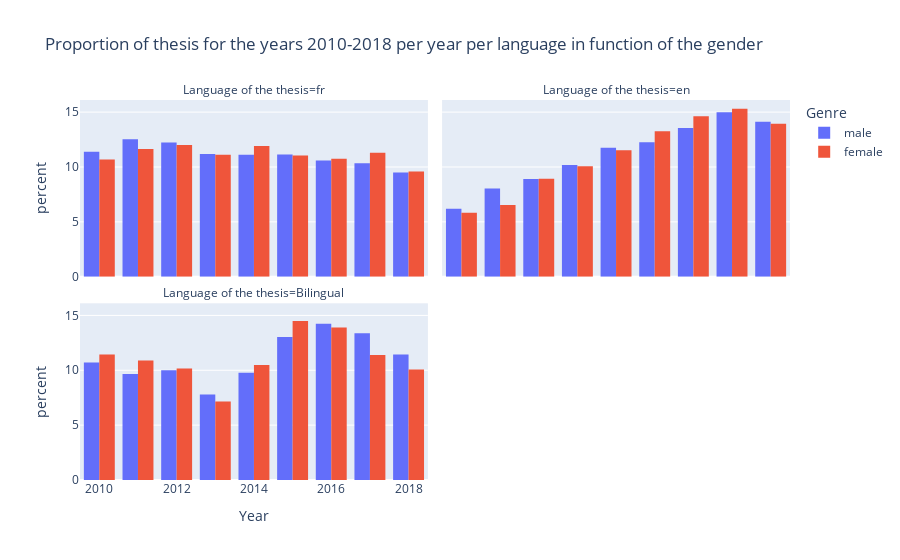
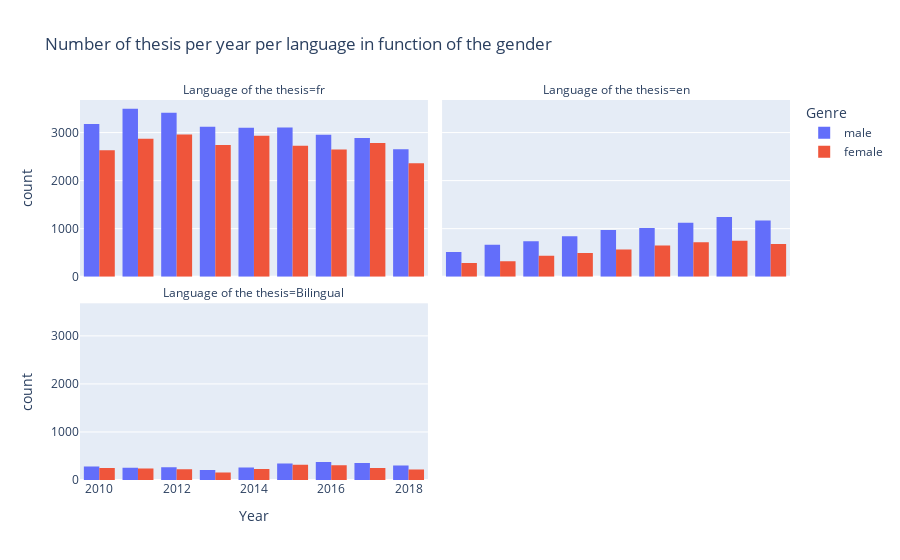

The cell these charts' notebook holds for them, in order:
### Code cell
# histogram of the number of thesis per year per language and gender in phd_langue_2010s_gender with plotly
fig = px.histogram(phd_langue_2010s_gender,histnorm="percent", x="Year", color="Genre", barmode="group", title="Proportion of thesis for the years 2010-2018 per year per language in function of the gender", facet_col="Langue.de.la.these", facet_col_wrap=2, labels={"Year": "Year", "count": "Number of thesis", "Langue.de.la.these": "Language of the thesis"})
fig.show()
fig = px.histogram(phd_langue_2010s_gender, x="Year", color="Genre", barmode="group", title="Number of thesis per year per language in function of the gender", facet_col="Langue.de.la.these", facet_col_wrap=2, labels={"Year": "Year", "count": "Number of thesis", "Langue.de.la.these": "Language of the thesis"})
fig.show()

### Figure 1 — Plotly figure (JSON) as saved in the notebook; plotly's stock layout.template omitted (floating-point values rounded to 4 significant figures; data arrays with more than 128 entries replaced by an {"elided": "..."} marker saying what was removed)
{"data": [{"alignmentgroup": "True", "bingroup": "x", "histnorm": "percent", "hovertemplate": "Genre=male<br>Language of the thesis=fr<br>Year=%{x}<br>percent=%{y}<extra></extra>", "legendgroup": "male", "marker": {"color": "#636efa", "pattern": {"shape": ""}}, "name": "male", "offsetgroup": "male", "orientation": "v", "showlegend": true, "type": "histogram", "x": {"elided": "27907 int values"}, "xaxis": "x3", "yaxis": "y3"}, {"alignmentgroup": "True", "bingroup": "x", "histnorm": "percent", "hovertemplate": "Genre=male<br>Language of the thesis=en<br>Year=%{x}<br>percent=%{y}<extra></extra>", "legendgroup": "male", "marker": {"color": "#636efa", "pattern": {"shape": ""}}, "name": "male", "offsetgroup": "male", "orientation": "v", "showlegend": false, "type": "histogram", "x": {"elided": "8286 int values"}, "xaxis": "x4", "yaxis": "y4"}, {"alignmentgroup": "True", "bingroup": "x", "histnorm": "percent", "hovertemplate": "Genre=male<br>Language of the thesis=Bilingual<br>Year=%{x}<br>percent=%{y}<extra></extra>", "legendgroup": "male", "marker": {"color": "#636efa", "pattern": {"shape": ""}}, "name": "male", "offsetgroup": "male", "orientation": "v", "showlegend": false, "type": "histogram", "x": {"elided": "2641 int values"}, "xaxis": "x", "yaxis": "y"}, {"alignmentgroup": "True", "bingroup": "x", "histnorm": "percent", "hovertemplate": "Genre=female<br>Language of the thesis=fr<br>Year=%{x}<br>percent=%{y}<extra></extra>", "legendgroup": "female", "marker": {"color": "#EF553B", "pattern": {"shape": ""}}, "name": "female", "offsetgroup": "female", "orientation": "v", "showlegend": true, "type": "histogram", "x": {"elided": "24654 int values"}, "xaxis": "x3", "yaxis": "y3"}, {"alignmentgroup": "True", "bingroup": "x", "histnorm": "percent", "hovertemplate": "Genre=female<br>Language of the thesis=en<br>Year=%{x}<br>percent=%{y}<extra></extra>", "legendgroup": "female", "marker": {"color": "#EF553B", "pattern": {"shape": ""}}, "name": "female", "offsetgroup": "female", "orientation": "v", "showlegend": false, "type": "histogram", "x": {"elided": "4889 int values"}, "xaxis": "x4", "yaxis": "y4"}, {"alignmentgroup": "True", "bingroup": "x", "histnorm": "percent", "hovertemplate": "Genre=female<br>Language of the thesis=Bilingual<br>Year=%{x}<br>percent=%{y}<extra></extra>", "legendgroup": "female", "marker": {"color": "#EF553B", "pattern": {"shape": ""}}, "name": "female", "offsetgroup": "female", "orientation": "v", "showlegend": false, "type": "histogram", "x": {"elided": "2194 int values"}, "xaxis": "x", "yaxis": "y"}], "layout": {"annotations": [{"font": {}, "showarrow": false, "text": "Language of the thesis=Bilingual", "x": 0.245, "xanchor": "center", "xref": "paper", "y": 0.465, "yanchor": "bottom", "yref": "paper"}, {"font": {}, "showarrow": false, "text": "Language of the thesis=fr", "x": 0.245, "xanchor": "center", "xref": "paper", "y": 1.0, "yanchor": "bottom", "yref": "paper"}, {"font": {}, "showarrow": false, "text": "Language of the thesis=en", "x": 0.755, "xanchor": "center", "xref": "paper", "y": 1.0, "yanchor": "bottom", "yref": "paper"}], "barmode": "group", "legend": {"title": {"text": "Genre"}, "tracegroupgap": 0}, "title": {"text": "Proportion of thesis for the years 2010-2018 per year per language in function of the gender"}, "xaxis": {"anchor": "y", "domain": [0, 0.49], "title": {"text": "Year"}}, "xaxis2": {"anchor": "y2", "domain": [0.51, 1], "matches": "x", "title": {"text": "Year"}}, "xaxis3": {"anchor": "y3", "domain": [0, 0.49], "matches": "x", "showticklabels": false}, "xaxis4": {"anchor": "y4", "domain": [0.51, 1], "matches": "x", "showticklabels": false}, "yaxis": {"anchor": "x", "domain": [0, 0.465], "title": {"text": "percent"}}, "yaxis2": {"anchor": "x2", "domain": [0, 0.465], "matches": "y", "showticklabels": false}, "yaxis3": {"anchor": "x3", "domain": [0.535, 1.0], "matches": "y", "title": {"text": "percent"}}, "yaxis4": {"anchor": "x4", "domain": [0.535, 1.0], "matches": "y", "showticklabels": false}}}

### Figure 2 — Plotly figure (JSON) as saved in the notebook; plotly's stock layout.template omitted (floating-point values rounded to 4 significant figures; data arrays with more than 128 entries replaced by an {"elided": "..."} marker saying what was removed)
{"data": [{"alignmentgroup": "True", "bingroup": "x", "hovertemplate": "Genre=male<br>Language of the thesis=fr<br>Year=%{x}<br>count=%{y}<extra></extra>", "legendgroup": "male", "marker": {"color": "#636efa", "pattern": {"shape": ""}}, "name": "male", "offsetgroup": "male", "orientation": "v", "showlegend": true, "type": "histogram", "x": {"elided": "27907 int values"}, "xaxis": "x3", "yaxis": "y3"}, {"alignmentgroup": "True", "bingroup": "x", "hovertemplate": "Genre=male<br>Language of the thesis=en<br>Year=%{x}<br>count=%{y}<extra></extra>", "legendgroup": "male", "marker": {"color": "#636efa", "pattern": {"shape": ""}}, "name": "male", "offsetgroup": "male", "orientation": "v", "showlegend": false, "type": "histogram", "x": {"elided": "8286 int values"}, "xaxis": "x4", "yaxis": "y4"}, {"alignmentgroup": "True", "bingroup": "x", "hovertemplate": "Genre=male<br>Language of the thesis=Bilingual<br>Year=%{x}<br>count=%{y}<extra></extra>", "legendgroup": "male", "marker": {"color": "#636efa", "pattern": {"shape": ""}}, "name": "male", "offsetgroup": "male", "orientation": "v", "showlegend": false, "type": "histogram", "x": {"elided": "2641 int values"}, "xaxis": "x", "yaxis": "y"}, {"alignmentgroup": "True", "bingroup": "x", "hovertemplate": "Genre=female<br>Language of the thesis=fr<br>Year=%{x}<br>count=%{y}<extra></extra>", "legendgroup": "female", "marker": {"color": "#EF553B", "pattern": {"shape": ""}}, "name": "female", "offsetgroup": "female", "orientation": "v", "showlegend": true, "type": "histogram", "x": {"elided": "24654 int values"}, "xaxis": "x3", "yaxis": "y3"}, {"alignmentgroup": "True", "bingroup": "x", "hovertemplate": "Genre=female<br>Language of the thesis=en<br>Year=%{x}<br>count=%{y}<extra></extra>", "legendgroup": "female", "marker": {"color": "#EF553B", "pattern": {"shape": ""}}, "name": "female", "offsetgroup": "female", "orientation": "v", "showlegend": false, "type": "histogram", "x": {"elided": "4889 int values"}, "xaxis": "x4", "yaxis": "y4"}, {"alignmentgroup": "True", "bingroup": "x", "hovertemplate": "Genre=female<br>Language of the thesis=Bilingual<br>Year=%{x}<br>count=%{y}<extra></extra>", "legendgroup": "female", "marker": {"color": "#EF553B", "pattern": {"shape": ""}}, "name": "female", "offsetgroup": "female", "orientation": "v", "showlegend": false, "type": "histogram", "x": {"elided": "2194 int values"}, "xaxis": "x", "yaxis": "y"}], "layout": {"annotations": [{"font": {}, "showarrow": false, "text": "Language of the thesis=Bilingual", "x": 0.245, "xanchor": "center", "xref": "paper", "y": 0.465, "yanchor": "bottom", "yref": "paper"}, {"font": {}, "showarrow": false, "text": "Language of the thesis=fr", "x": 0.245, "xanchor": "center", "xref": "paper", "y": 1.0, "yanchor": "bottom", "yref": "paper"}, {"font": {}, "showarrow": false, "text": "Language of the thesis=en", "x": 0.755, "xanchor": "center", "xref": "paper", "y": 1.0, "yanchor": "bottom", "yref": "paper"}], "barmode": "group", "legend": {"title": {"text": "Genre"}, "tracegroupgap": 0}, "title": {"text": "Number of thesis per year per language in function of the gender"}, "xaxis": {"anchor": "y", "domain": [0, 0.49], "title": {"text": "Year"}}, "xaxis2": {"anchor": "y2", "domain": [0.51, 1], "matches": "x", "title": {"text": "Year"}}, "xaxis3": {"anchor": "y3", "domain": [0, 0.49], "matches": "x", "showticklabels": false}, "xaxis4": {"anchor": "y4", "domain": [0.51, 1], "matches": "x", "showticklabels": false}, "yaxis": {"anchor": "x", "domain": [0, 0.465], "title": {"text": "count"}}, "yaxis2": {"anchor": "x2", "domain": [0, 0.465], "matches": "y", "showticklabels": false}, "yaxis3": {"anchor": "x3", "domain": [0.535, 1.0], "matches": "y", "title": {"text": "count"}}, "yaxis4": {"anchor": "x4", "domain": [0.535, 1.0], "matches": "y", "showticklabels": false}}}
